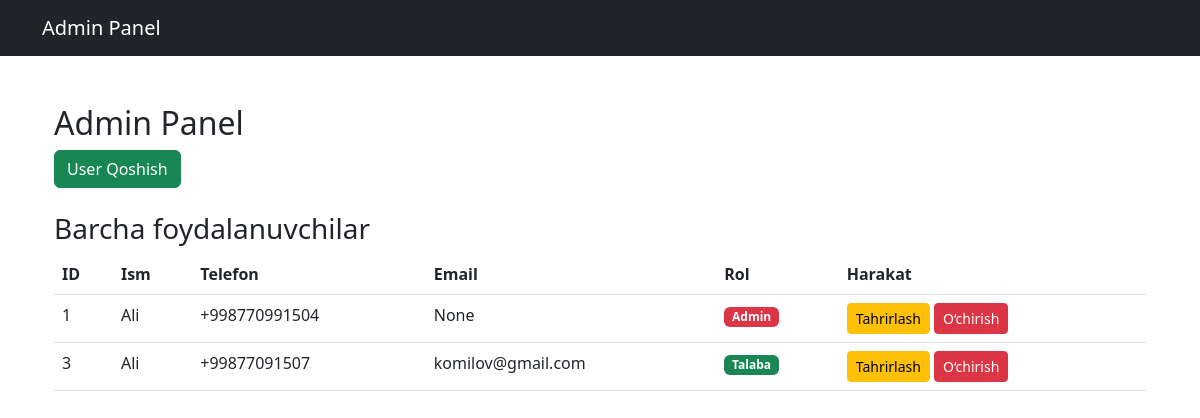
Before: /admin-panel/ with the older database file.
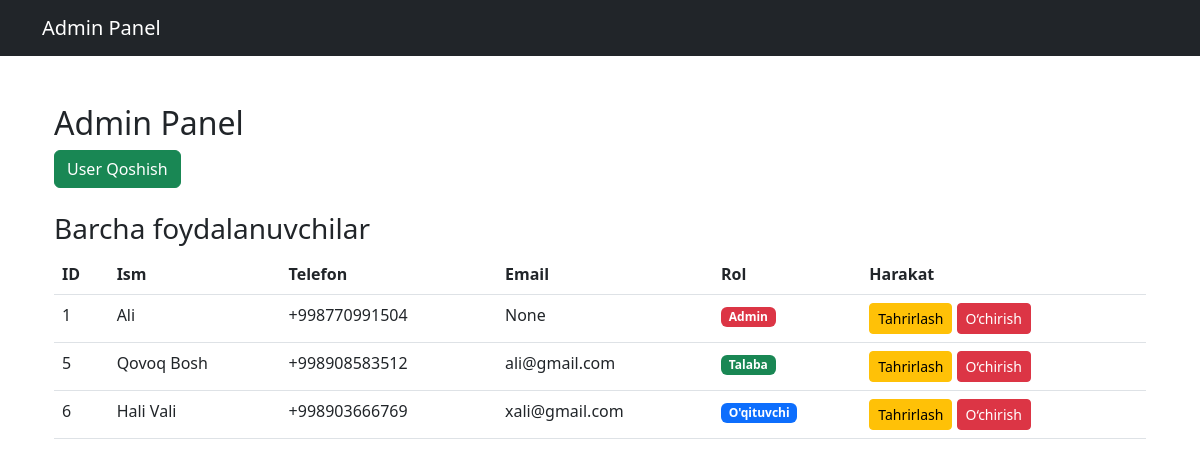
After: the same page with the newer database file.
### user_app/models.py (models this page shows, shortened)
class User(AbstractBaseUser, PermissionsMixin):
    phone_number = models.CharField(max_length=15, unique=True)
    email = models.EmailField(unique=True, null=True, blank=True)
    name = models.CharField(max_length=100)
    is_admin = models.BooleanField(default=False)
    is_teacher = models.BooleanField(default=False)
    is_student = models.BooleanField(default=False)
    is_staff = models.BooleanField(default=False)
    is_superuser = models.BooleanField(default=False)
    is_active = models.BooleanField(default=True)
    objects = CustomUserManager()
    USERNAME_FIELD = "phone_number"
    REQUIRED_FIELDS = ["name"]

### user_app/views.py (the view)
# urls.py: path("admin-panel/", admin_panel, name="admin_panel"),
def admin_panel(request):
    users = User.objects.all()
    db = {
        'users':users
    }
    return render(request=request,template_name='admin_panel.html',context=db)

### templates/admin_panel.html
{% extends "base.html" %}
{% block content %}
<div class="container mt-5">
    <h2>Admin Panel</h2>
    <a href="{% url 'add_user' %}" class="btn btn-success">User Qoshish</a>
    <h3 class="mt-4">Barcha foydalanuvchilar</h3>
    <table class="table">
        <thead>
            <tr>
                <th>ID</th>
                <th>Ism</th>
                <th>Telefon</th>
                <th>Email</th>
                <th>Rol</th>
                <th>Harakat</th>
            </tr>
        </thead>
        <tbody>
            {% for user in users %}
            <tr>
                <td>{{ user.id }}</td>
                <td>{{ user.name }}</td>
                <td>{{ user.phone_number }}</td>
                <td>{{ user.email }}</td>
                <td>
                    {% if user.is_admin %}
                        <span class="badge bg-danger">Admin</span>
                    {% elif user.is_teacher %}
                        <span class="badge bg-primary">O'qituvchi</span>
                    {% elif user.is_student %}
                        <span class="badge bg-success">Talaba</span>
                    {% else %}
                        <span class="badge bg-secondary">Noma'lum</span>
                    {% endif %}
                </td>
                <td>
                    <a href="{% url 'edit_user' user.id %}" class="btn btn-warning btn-sm">Tahrirlash</a>
                    <a href="{% url 'delete_user' user.id %}" class="btn btn-danger btn-sm">O‘chirish</a>
                </td>
            </tr>
            {% empty %}
            <tr>
                <td colspan="6" class="text-center">Foydalanuvchilar yo‘q</td>
            </tr>
            {% endfor %}
        </tbody>
    </table>
</div>
{% endblock %}

### templates/base.html (shortened to what this page needs)
<!DOCTYPE html>
<html lang="en">
<head>
    <link rel="stylesheet" href="https://cdn.jsdelivr.net/npm/bootstrap@5.3.0/dist/css/bootstrap.min.css">
</head>
<body>
    <nav class="navbar navbar-dark bg-dark">
        <div class="container">
            <a class="navbar-brand" href="#">Admin Panel</a>
        </div>
    </nav>
    <div class="container mt-4">
        {% block content %}{% endblock %}
    </div>
</body>
</html>

Changed rows visible on the page:
removed User: id "3", name "Ali", phone_number "+99877091507", email "komilov@gmail.com", is_admin "Talaba"
added User: id "5", name "Qovoq Bosh", phone_number "+998908583512", email "ali@gmail.com", is_admin "Talaba"
added User: id "6", name "Hali Vali", phone_number "+998903666769", email "xali@gmail.com", is_admin "O'qituvchi"
